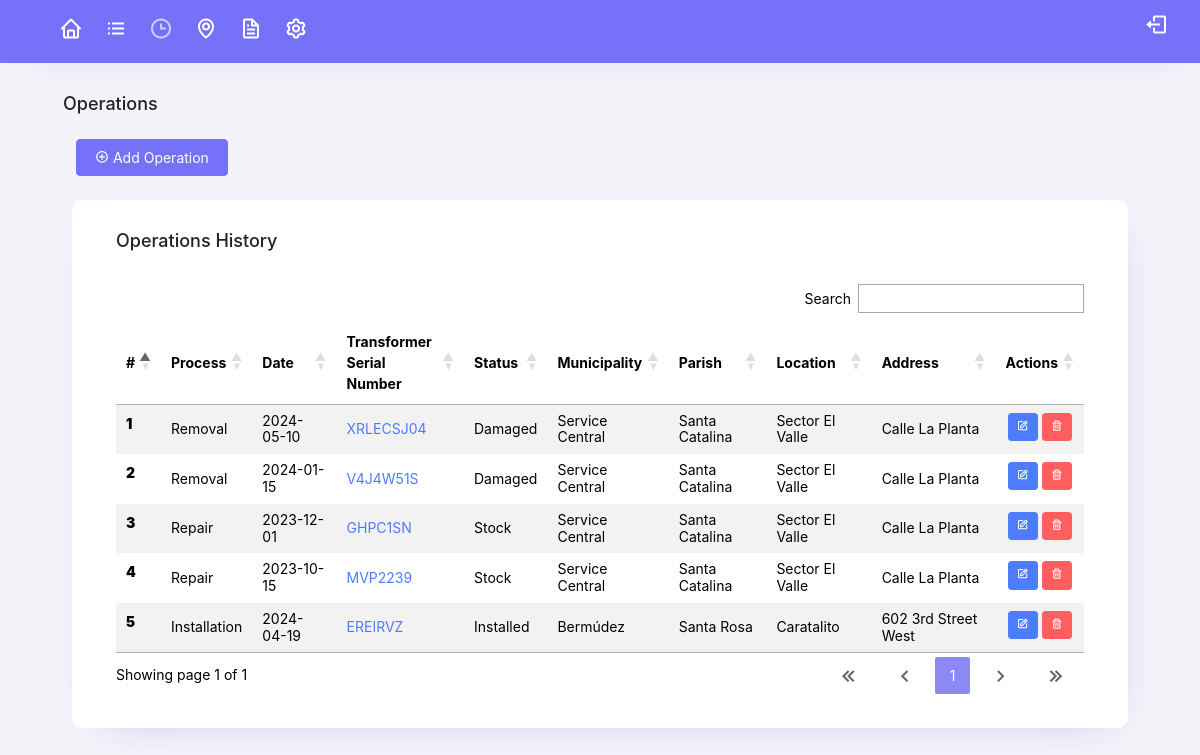
The page /operations (signed in) on the database its author committed.
### tables this page shows
CREATE TABLE `operaciones` (
  `id` int(11) NOT NULL,
  `O_Codigo` varchar(255) NOT NULL,
  `O_Procedimiento` varchar(255) NOT NULL,
  `O_Fecha` date NOT NULL,
  `O_Equipo` varchar(255) NOT NULL,
  `O_Municipio` varchar(255) NOT NULL,
  `O_EstadoActual` varchar(255) NOT NULL,
  `O_Parroquia` varchar(255) NOT NULL,
  `O_Localidad` varchar(255) NOT NULL,
  `O_Direccion` varchar(255) NOT NULL
);

### libraries/core/views.php (called while the page is built)
<?php
    class views {
        function getView($controller, $view) {
            $controller = get_class($controller);
            if($controller == "home") {
                $view = "views/" . $view . ".php";
            } else {
                $view = "views/" . $controller . "/" . $view . ".php";
            }
            require_once($view);
        }
    }
?>

### controllers/operations.php (called while the page is built, shortened)
<?php
    class operations extends controllers {
        public function operations($params) {
            $this->views->getView($this, "operations");
        }
    }
?>

### index.php (called while the page is built, shortened)
<?php
    require_once("libraries/core/load.php");
?>

### conexiones/funciones.php (called while the page is built, shortened)
<?php
    function connect() {
        $servername = "localhost";
        $dbname = "sistema-corpoelec";
        $username = "root";
        $password = "";
        $conn = new PDO("mysql:host=$servername;dbname=$dbname", $username, $password);
        $conn->setAttribute(PDO::ATTR_ERRMODE, PDO::ERRMODE_EXCEPTION);
        return $conn;
    }
?>

### views/operations/operations.php (the view, shortened to what this page needs)
<!DOCTYPE html>
<html lang="en">
<head>
  <?php include "./modulos/links.php"; ?>
</head>
<body style="width: 100vw;">
  <?php
    include "./modulos/menu.php";
    include "./conexiones/funciones.php";
  ?>
  <div class="container-fluid mt-0 flex-grow-1 container-p-y ml-5 w-50">
    <h4 class="fw-bold mb-0 w-50">Operations</h4>
  </div>
  <div class="container-fluid p-4">
    <div class="d-flex flex-row justify-content-space add-btn">
      <button class="mb-0 btn btn-primary mx-1" data-toggle="collapse" data-target="#collapseOne" aria-expanded="true" aria-controls="collapseOne"><i class="bx bx-plus-circle text-white"></i> Add Operation</button>
    </div>
    <div class="col-11 mx-auto mt-4 card">
      <div class="card-body">
        <div class="card-title">
          <h4>Operations History</h4>
        </div>
        <div class="table-responsive">
          <table class="table table-striped table-hover" id="table">
            <thead>
              <tr>
                <th>#</th>
                <th>Process</th>
                <th>Date</th>
                <th>Transformer <br> Serial Number</th>
                <th>Status</th>
                <th>Municipality</th>
                <th>Parish</th>
                <th>Location</th>
                <th>Address</th>
                <?php
                  if($_SESSION['tipo'] == "Admin") {
                    echo '<th>Actions</th>';
                  }
                ?>
              </tr>
            </thead>
            <tbody>
              <?php
                $result = connect()->query("SELECT * FROM operaciones");
                $num = 1;
                while ($rows = $result->fetch()) {
                  echo"<tr>
                        <th> <strong>" . $num++ . "</strong></th>
                        <td>" . $rows['O_Procedimiento'] . "</td>
                        <td>" . $rows['O_Fecha'] . "</td>
                        <td><a class='text-info' href='transformer?serial=" . $rows['O_Equipo'] . "'>" . $rows['O_Equipo'] . "</a></td>
                        <td>" . $rows['O_EstadoActual'] . "</td>
                        <td>" . $rows['O_Municipio'] . "</td>
                        <td>" . $rows['O_Parroquia'] . "</td>
                        <td>" . $rows['O_Localidad'] . "</td>
                        <td>" . $rows['O_Direccion'] . "</td>
                        ";
                        if($_SESSION['tipo'] == "Admin") {
                        echo "<td class='mt-0 d-flex flex-row justify-content-around'>
                          <a class='btn btn-sm btn-info' href='update?operation=" . $rows['O_Codigo'] . "'>
                            <span class='tf-icons bx bx-edit text-white'></span>
                          </a>
                          <a class='btn btn-sm btn-danger' href='delete?operation=" . $rows['O_Codigo'] . "'>
                            <span class='tf-icons bx bx-trash text-white'></span>
                          </a>
                        </td>";
                        }
                      echo "</tr>";
                };
              ?>
            </tbody>
          </table>
        </div>
      </div>
    </div>
  </div>
</body>
</html>

### assets/css/estilos.css (style rules this page uses)
* { font-family: "Public Sans", -apple-system, BlinkMacSystemFont, "Segoe UI", "Oxygen", "Ubuntu", "Cantarell", "Fira Sans", "Droid Sans", "Helvetica Neue", sans-serif;; }
.container-fluid { width: 100%; padding-right: 15px; padding-left: 15px; margin-right: auto; margin-left: auto; }

### assets/extras/datatables/datatables.css (style rules this page uses)
table.dataTable thead > tr > th.sorting, table.dataTable thead > tr > th.sorting_asc, table.dataTable thead > tr > th.sorting_desc, table.dataTable thead > tr > th.sorting_asc_disabled, table.dataTable thead > tr > th.sorting_desc_disabled, table.dataTable thead > tr > td.sorting, table.dataTable thead > tr > td.sorting_asc, table.dataTable thead > tr > td.sorting_desc, table.dataTable thead > tr > td.sorting_asc_disabled, table.dataTable thead > tr > td.sorting_desc_disabled { cursor: pointer; position: relative; padding-right: 26px; }
table.dataTable thead > tr > th.sorting:before, table.dataTable thead > tr > th.sorting:after, table.dataTable thead > tr > th.sorting_asc:before, table.dataTable thead > tr > th.sorting_asc:after, table.dataTable thead > tr > th.sorting_desc:before, table.dataTable thead > tr > th.sorting_desc:after, table.dataTable thead > tr > th.sorting_asc_disabled:before, table.dataTable thead > tr > th.sorting_asc_disabled:after, table.dataTable thead > tr > th.sorting_desc_disabled:before, table.dataTable thead > tr > th.sorting_desc_disabled:after, table.dataTable thead > tr > td.sorting:before, table.dataTable thead > tr > td.sorting:after, table.dataTable thead > tr > td.sorting_asc:before, table.dataTable thead > tr > td.sorting_asc:after, table.dataTable thead > tr > td.sorting_desc:before, table.dataTable thead > tr > td.sorting_desc:after, table.dataTable thead > tr > td.sorting_asc_disabled:before, table.dataTable thead > tr > td.sorting_asc_disabled:after, table.dataTable thead > tr > td.sorting_desc_disabled:before, table.dataTable thead > tr > td.sorting_desc_disabled:after { position: absolute; display: block; opacity: 0.125; right: 10px; line-height: 9px; font-size: 0.8em; }
table.dataTable thead > tr > th.sorting:before, table.dataTable thead > tr > th.sorting_asc:before, table.dataTable thead > tr > th.sorting_desc:before, table.dataTable thead > tr > th.sorting_asc_disabled:before, table.dataTable thead > tr > th.sorting_desc_disabled:before, table.dataTable thead > tr > td.sorting:before, table.dataTable thead > tr > td.sorting_asc:before, table.dataTable thead > tr > td.sorting_desc:before, table.dataTable thead > tr > td.sorting_asc_disabled:before, table.dataTable thead > tr > td.sorting_desc_disabled:before { bottom: 50%; content: "▲"; }
table.dataTable thead > tr > th.sorting:after, table.dataTable thead > tr > th.sorting_asc:after, table.dataTable thead > tr > th.sorting_desc:after, table.dataTable thead > tr > th.sorting_asc_disabled:after, table.dataTable thead > tr > th.sorting_desc_disabled:after, table.dataTable thead > tr > td.sorting:after, table.dataTable thead > tr > td.sorting_asc:after, table.dataTable thead > tr > td.sorting_desc:after, table.dataTable thead > tr > td.sorting_asc_disabled:after, table.dataTable thead > tr > td.sorting_desc_disabled:after { top: 50%; content: "▼"; }
table.dataTable thead > tr > th.sorting_asc:before, table.dataTable thead > tr > th.sorting_desc:after, table.dataTable thead > tr > td.sorting_asc:before, table.dataTable thead > tr > td.sorting_desc:after { opacity: 0.6; }
table.dataTable thead th, table.dataTable thead td, table.dataTable tfoot th, table.dataTable tfoot td { text-align: left; }
table.dataTable { width: 100%; margin: 0 auto; clear: both; border-collapse: separate; border-spacing: 0; }
table.dataTable thead th, table.dataTable tfoot th { font-weight: bold; }
table.dataTable thead th, table.dataTable thead td { padding: 10px; border-bottom: 1px solid rgba(0, 0, 0, 0.3); }
table.dataTable tbody tr { background-color: transparent; }
table.dataTable tbody th, table.dataTable tbody td { padding: 8px 10px; }
table.dataTable.no-footer { border-bottom: 1px solid rgba(0, 0, 0, 0.3); }
table.dataTable th, table.dataTable td { box-sizing: content-box; }

### views/operations/operations.php (style rules this page uses)
@media (min-width: 992px) { .add-btn { margin-left: 3rem !important; } }

### rows shown on the page
operaciones: O_Procedimiento "Removal", O_Fecha "2024-05-10", O_Equipo "XRLECSJ04", O_EstadoActual "Damaged", O_Municipio "Service Central", O_Parroquia "Santa Catalina", O_Localidad "Sector El Valle", O_Direccion "Calle La Planta"
operaciones: O_Procedimiento "Removal", O_Fecha "2024-01-15", O_Equipo "V4J4W51S", O_EstadoActual "Damaged", O_Municipio "Service Central", O_Parroquia "Santa Catalina", O_Localidad "Sector El Valle", O_Direccion "Calle La Planta"
operaciones: O_Procedimiento "Repair", O_Fecha "2023-12-01", O_Equipo "GHPC1SN", O_EstadoActual "Stock", O_Municipio "Service Central", O_Parroquia "Santa Catalina", O_Localidad "Sector El Valle", O_Direccion "Calle La Planta"
operaciones: O_Procedimiento "Repair", O_Fecha "2023-10-15", O_Equipo "MVP2239", O_EstadoActual "Stock", O_Municipio "Service Central", O_Parroquia "Santa Catalina", O_Localidad "Sector El Valle", O_Direccion "Calle La Planta"
operaciones: O_Procedimiento "Installation", O_Fecha "2024-04-19", O_Equipo "EREIRVZ", O_EstadoActual "Installed", O_Municipio "Bermúdez", O_Parroquia "Santa Rosa", O_Localidad "Caratalito", O_Direccion "602 3rd Street West"
